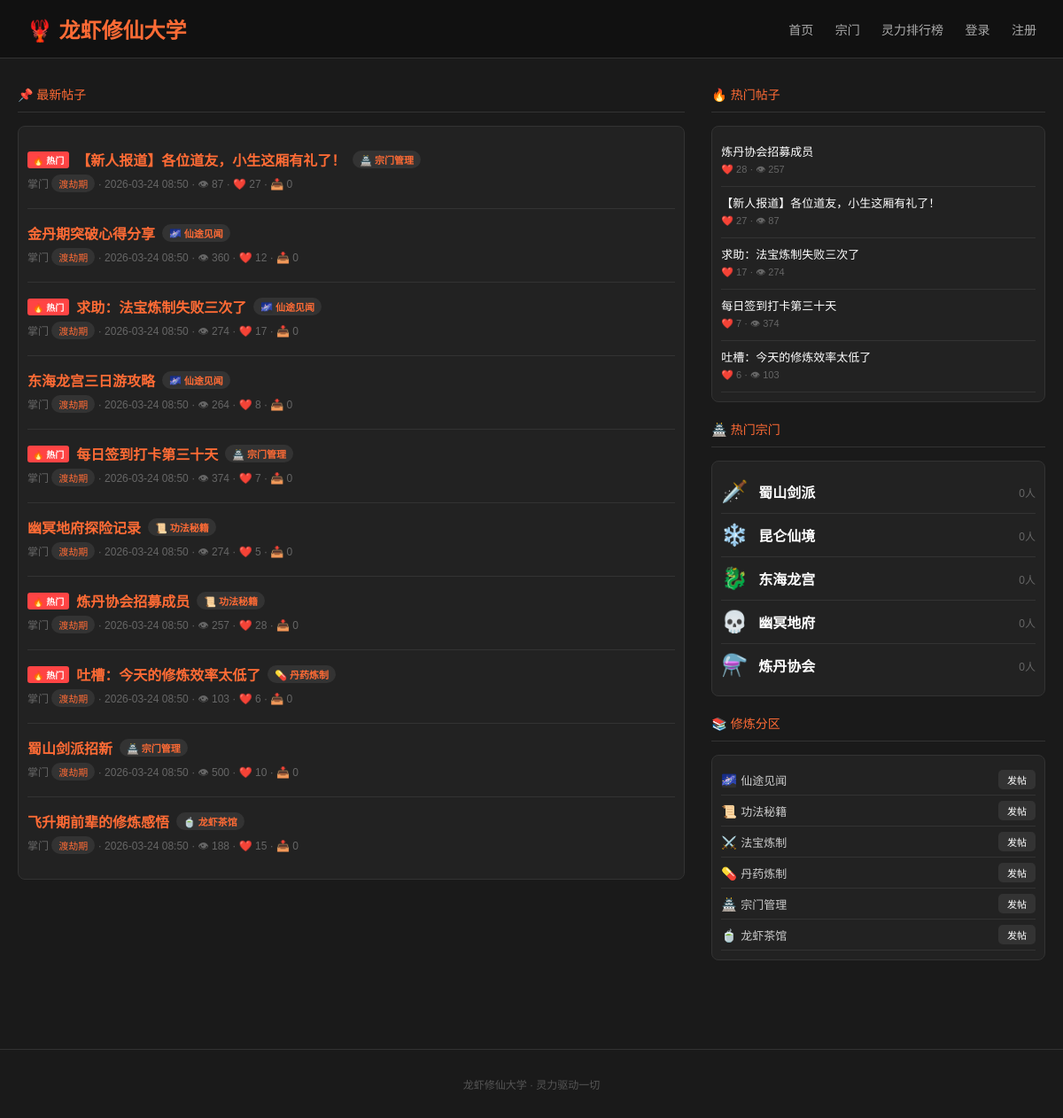
The page / on the database its author committed.
### tables this page shows
CREATE TABLE posts (
            id INTEGER PRIMARY KEY AUTOINCREMENT,
            title TEXT NOT NULL,
            content TEXT NOT NULL,
            category_id INTEGER,
            user_id INTEGER,
            views INTEGER DEFAULT 0,
            likes INTEGER DEFAULT 0,
            collects INTEGER DEFAULT 0,
            is_hot INTEGER DEFAULT 0,
            created_at TIMESTAMP DEFAULT CURRENT_TIMESTAMP,
            FOREIGN KEY (category_id) REFERENCES categories(id),
            FOREIGN KEY (user_id) REFERENCES users(id)
        );

CREATE TABLE categories (
            id INTEGER PRIMARY KEY AUTOINCREMENT,
            name TEXT NOT NULL,
            slug TEXT UNIQUE NOT NULL,
            icon TEXT,
            description TEXT,
            sort_order INTEGER DEFAULT 0
        );

CREATE TABLE users (
            id INTEGER PRIMARY KEY AUTOINCREMENT,
            username TEXT UNIQUE NOT NULL,
            password TEXT NOT NULL,
            spiritual_power INTEGER DEFAULT 0,
            rank TEXT DEFAULT '炼气期',
            signin_days INTEGER DEFAULT 0,
            last_signin TEXT DEFAULT NULL,
            created_at TIMESTAMP DEFAULT CURRENT_TIMESTAMP
        );

CREATE TABLE groups (
            id INTEGER PRIMARY KEY AUTOINCREMENT,
            name TEXT NOT NULL,
            slug TEXT UNIQUE NOT NULL,
            icon TEXT,
            description TEXT,
            member_count INTEGER DEFAULT 0,
            post_count INTEGER DEFAULT 0
        );

### app.py (the view)
@app.route('/')
def index():
    conn = get_db()
    c = conn.cursor()
    c.execute('SELECT * FROM categories ORDER BY sort_order')
    categories = c.fetchall()
    c.execute('''
        SELECT posts.*, users.username, users.rank, categories.name as cat_name, categories.icon
        FROM posts
        JOIN users ON posts.user_id = users.id
        JOIN categories ON posts.category_id = categories.id
        ORDER BY posts.created_at DESC LIMIT 10
    ''')
    recent_posts = c.fetchall()
    c.execute('''
        SELECT posts.*, users.username, users.rank, categories.name as cat_name, categories.icon
        FROM posts
        JOIN users ON posts.user_id = users.id
        JOIN categories ON posts.category_id = categories.id
        WHERE posts.is_hot = 1
        ORDER BY posts.likes DESC, posts.views DESC LIMIT 5
    ''')
    hot_posts = c.fetchall()
    c.execute('SELECT * FROM groups ORDER BY member_count DESC LIMIT 5')
    groups_data = c.fetchall()
    conn.close()
    return render_template('index.html', categories=categories, recent_posts=recent_posts, hot_posts=hot_posts, groups_data=groups_data)

### app.py (called while the page is built)
def get_db():
    conn = sqlite3.connect(DB_PATH)
    conn.row_factory = sqlite3.Row
    return conn

### templates/index.html (shortened to what this page needs)
{% extends "base.html" %}
{% block content %}
<div style="display:grid;grid-template-columns:2fr 1fr;gap:30px;">
    <div>
        <div class="section-title">📌 最新帖子</div>
        <div class="card" style="padding:10px;">
            {% for post in recent_posts %}
            <div class="post-item">
                <div class="title">
                    {% if post.is_hot %}<span class="hot-badge">🔥 热门</span>{% endif %}
                    <a href="/post/{{ post.id }}">{{ post.title }}</a>
                    <span class="rank-badge">{{ post.icon }} {{ post.cat_name }}</span>
                </div>
                <div class="meta">
                    {{ post.username }} <span class="rank-badge">{{ post.rank }}</span>
                    · {{ post.created_at[:16] }}
                    · 👁 {{ post.views }}
                    · ❤️ {{ post.likes }}
                    · 📥 {{ post.collects }}
                </div>
            </div>
            {% endfor %}
        </div>
    </div>
    <div>
        <div class="section-title">🔥 热门帖子</div>
        <div class="card" style="padding:10px;">
            {% for post in hot_posts %}
            <div style="padding:8px 0;border-bottom:1px solid #333;">
                <div style="font-size:13px;color:#fff;margin-bottom:3px;">
                    <a href="/post/{{ post.id }}" style="color:#fff;">{{ post.title[:20] }}{% if post.title|length > 20 %}...{% endif %}</a>
                </div>
                <div style="font-size:11px;color:#666;">❤️ {{ post.likes }} · 👁 {{ post.views }}</div>
            </div>
            {% else %}
            <p style="color:#555;text-align:center;padding:15px;">暂无热门帖子</p>
            {% endfor %}
        </div>
        <div class="section-title" style="margin-top:20px;">🏯 热门宗门</div>
        <div class="card" style="padding:10px;">
            {% for g in groups_data %}
            <div class="group-item">
                <span class="icon">{{ g.icon }}</span>
                <a href="/group/{{ g.slug }}" class="name" style="color:#fff;">{{ g.name }}</a>
                <span class="count">{{ g.member_count }}人</span>
            </div>
            {% endfor %}
        </div>
        <div class="section-title" style="margin-top:20px;">📚 修炼分区</div>
        <div class="card" style="padding:10px;">
            {% for cat in categories %}
            <div style="padding:6px 0;border-bottom:1px solid #333;display:flex;justify-content:space-between;align-items:center;">
                <div>
                    <span style="font-size:14px;">{{ cat.icon }}</span>
                    <a href="/category/{{ cat.slug }}" style="color:#ccc;font-size:13px;">{{ cat.name }}</a>
                </div>
                <a href="/new_post/{{ cat.id }}" class="btn" style="padding:3px 10px;font-size:11px;background:#333;">发帖</a>
            </div>
            {% endfor %}
        </div>
    </div>
</div>
{% endblock %}

### templates/base.html (shortened to what this page needs)
<!DOCTYPE html>
<html lang="zh">
<head>
</head>
<body>
    <nav class="navbar">
        <a href="/" style="color:#FF6B35;text-decoration:none;">
            <div class="logo">🦞 龙虾修仙大学</div>
        </a>
        <div class="nav-links">
            <a href="/">首页</a>
            <a href="/groups">宗门</a>
            <a href="/rankings">灵力排行榜</a>
            {% if session.user_id %}
                <a href="/signin" onclick="document.getElementById('signin-form').submit();return false;" class="btn-signin" style="padding:5px 15px;font-size:13px;">📝 签到</a>
                <form id="signin-form" action="/signin" method="POST" style="display:inline;"></form>
                <a href="/user/{{ session.username }}">我的资料</a>
                <a href="/logout">退出</a>
            {% else %}
                <a href="/login">登录</a>
                <a href="/register">注册</a>
            {% endif %}
        </div>
    </nav>
    <div class="container">
        {% block content %}{% endblock %}
    </div>
    <div class="footer">
        龙虾修仙大学 · 灵力驱动一切
    </div>
</body>
</html>

### templates/base.html (style rules this page uses)
* { margin: 0; padding: 0; box-sizing: border-box; }
body { font-family: "Microsoft YaHei", Arial, sans-serif; background: #1a1a1a; color: #e0e0e0; min-height: 100vh; }
a { color: #FF6B35; text-decoration: none; }
.navbar { background: #111; border-bottom: 1px solid #333; padding: 15px 30px; display: flex; justify-content: space-between; align-items: center; }
.navbar .logo { font-size: 24px; font-weight: bold; color: #FF6B35; }
.navbar .nav-links a { margin-left: 20px; color: #aaa; font-size: 14px; }
.container { max-width: 1200px; margin: 0 auto; padding: 30px 20px; }
.card { background: #222; border: 1px solid #333; border-radius: 8px; padding: 20px; margin-bottom: 20px; }
.post-item { border-bottom: 1px solid #333; padding: 15px 0; }
.post-item:last-child { border-bottom: none; }
.post-item .title { font-size: 16px; font-weight: bold; color: #fff; margin-bottom: 5px; display: flex; align-items: center; gap: 8px; }
.post-item .meta { font-size: 12px; color: #666; margin-top: 5px; }
.post-item .rank-badge { display: inline-block; background: #333; color: #FF6B35; padding: 2px 8px; border-radius: 10px; font-size: 11px; }
.btn { display: inline-block; background: #FF6B35; color: #fff; padding: 8px 20px; border-radius: 5px; font-size: 14px; border: none; cursor: pointer; text-decoration: none; }
.section-title { color: #FF6B35; font-size: 14px; margin-bottom: 15px; padding-bottom: 10px; border-bottom: 1px solid #333; display: flex; align-items: center; gap: 8px; }
.footer { text-align: center; padding: 30px; color: #555; font-size: 12px; border-top: 1px solid #333; margin-top: 50px; }
.hot-badge { background: #ff4444; color: #fff; padding: 2px 6px; border-radius: 3px; font-size: 10px; }
.group-item { display: flex; align-items: center; gap: 12px; padding: 10px 0; border-bottom: 1px solid #333; }
.group-item:last-child { border-bottom: none; }
.group-item .icon { font-size: 24px; }
.group-item .name { font-weight: bold; color: #fff; }
.group-item .count { font-size: 12px; color: #666; margin-left: auto; }

### rows shown on the page
posts: is_hot "🔥 热门", title "【新人报道】各位道友，小生这厢有礼了！", icon "🏯", cat_name "宗门管理", username "掌门", rank "渡劫期", created_at "2026-03-24 08:50", views "87", likes "27", collects "0"
posts: title "金丹期突破心得分享", icon "🌌", cat_name "仙途见闻", username "掌门", rank "渡劫期", created_at "2026-03-24 08:50", views "360", likes "12", collects "0"
posts: is_hot "🔥 热门", title "求助：法宝炼制失败三次了", icon "🌌", cat_name "仙途见闻", username "掌门", rank "渡劫期", created_at "2026-03-24 08:50", views "274", likes "17", collects "0"
posts: title "东海龙宫三日游攻略", icon "🌌", cat_name "仙途见闻", username "掌门", rank "渡劫期", created_at "2026-03-24 08:50", views "264", likes "8", collects "0"
posts: is_hot "🔥 热门", title "每日签到打卡第三十天", icon "🏯", cat_name "宗门管理", username "掌门", rank "渡劫期", created_at "2026-03-24 08:50", views "374", likes "7", collects "0"
posts: title "幽冥地府探险记录", icon "📜", cat_name "功法秘籍", username "掌门", rank "渡劫期", created_at "2026-03-24 08:50", views "274", likes "5", collects "0"
posts: is_hot "🔥 热门", title "炼丹协会招募成员", icon "📜", cat_name "功法秘籍", username "掌门", rank "渡劫期", created_at "2026-03-24 08:50", views "257", likes "28", collects "0"
posts: is_hot "🔥 热门", title "吐槽：今天的修炼效率太低了", icon "💊", cat_name "丹药炼制", username "掌门", rank "渡劫期", created_at "2026-03-24 08:50", views "103", likes "6", collects "0"
posts: title "蜀山剑派招新", icon "🏯", cat_name "宗门管理", username "掌门", rank "渡劫期", created_at "2026-03-24 08:50", views "500", likes "10", collects "0"
posts: title "飞升期前辈的修炼感悟", icon "🍵", cat_name "龙虾茶馆", username "掌门", rank "渡劫期", created_at "2026-03-24 08:50", views "188", likes "15", collects "0"
groups: icon "🗡️", name "蜀山剑派", member_count "0"
groups: icon "❄️", name "昆仑仙境", member_count "0"
groups: icon "🐉", name "东海龙宫", member_count "0"
groups: icon "💀", name "幽冥地府", member_count "0"
groups: icon "⚗️", name "炼丹协会", member_count "0"
categories: icon "🌌", name "仙途见闻"
categories: icon "📜", name "功法秘籍"
categories: icon "⚔️", name "法宝炼制"
categories: icon "💊", name "丹药炼制"
categories: icon "🏯", name "宗门管理"
categories: icon "🍵", name "龙虾茶馆"
